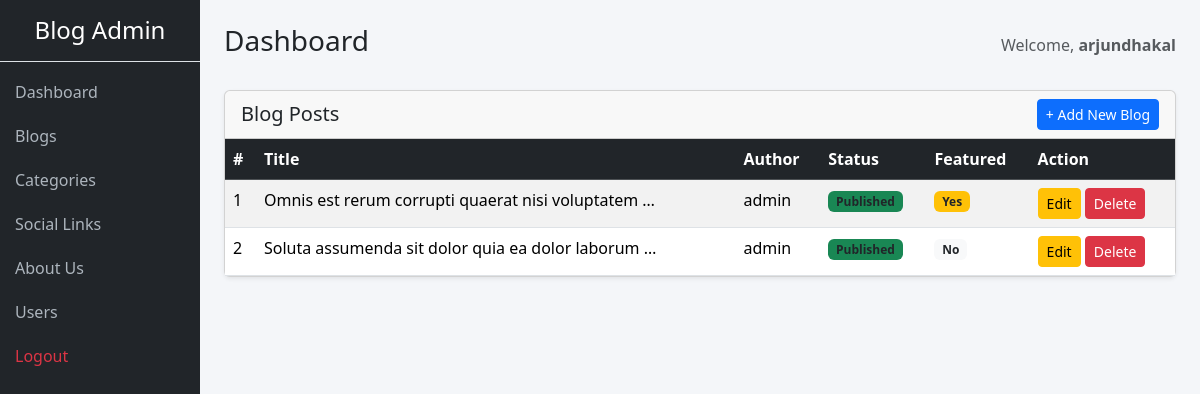
The page /dashboard/blogs/ (signed in) on the database its author committed.
### main/models.py (models this page shows, shortened)
class Blog(models.Model):
    title=models.CharField(max_length=200)
    slug=models.SlugField(max_length=200,unique=True)
    Category=models.ForeignKey(Category,on_delete=models.CASCADE)
    author=models.ForeignKey(User,on_delete=models.CASCADE)
    image=models.ImageField(upload_to='blogs_images/')
    short_description=models.TextField(max_length=300)
    blog_content=models.TextField()
    status=models.IntegerField(choices=STATUS_CHOICES,default=0)
    is_featured=models.BooleanField(default=False)
    created_at=models.DateTimeField(auto_now_add=True)
    updated_at=models.DateTimeField(auto_now=True)

### core/views.py (the view)
# urls.py: path('blogs/',blog_list,name='blog_list'),
def blog_list(request):
    blogs = Blog.objects.all()
    context = {
        'blogs': blogs
    }
    return render(request, 'blogs.html', context)

### core/templates/blogs.html
{% extends 'base.html' %}
{% block content %}
<div class="card shadow-sm">
    <div class="card-header d-flex justify-content-between align-items-center">
        <h5 class="mb-0">Blog Posts</h5>
        <a href="{% url 'add_blog' %}" class="btn btn-primary btn-sm">
            + Add New Blog
        </a>
    </div>
    <div class="card-body p-0">
        <table class="table table-striped table-hover mb-0">
            <thead class="table-dark">
                <tr>
                    <th>#</th>
                    <th>Title</th>
                    <th>Author</th>
                    <th>Status</th>
                    <th>Featured</th>
                    <th>Action</th>
                </tr>
            </thead>
            <tbody>
                {% for blog in blogs %}
                <tr>
                    <td>{{ forloop.counter }}</td>
                    <td>
                        {{ blog.title|truncatechars:50 }}
                    </td>
                    <td>{{ blog.author }}</td>
                    <td> {% if blog.status %}
                        <span class="badge bg-success text-dark">Published</span>
                        {% else %}
                        <span class="badge bg-secondary text-dark">Draft</span>
                        {% endif %}
                    </td>
                    <td>
                        {% if blog.is_featured %}
                            <span class="badge bg-warning text-dark">Yes</span>
                        {% else %}
                            <span class="badge bg-light text-dark">No</span>
                        {% endif %}
                    </td>
                    <td>
                        <a href="{% url 'update_blog' blog.id %}" class="btn btn-sm btn-warning">
                            Edit
                        </a>
                        <a href="{% url 'delete_blog' blog.id %}"
                           class="btn btn-sm btn-danger"
                           onclick="return confirm('Are you sure you want to delete this blog?')">
                            Delete
                        </a>
                    </td>
                </tr>
                {% empty %}
                <tr>
                    <td colspan="8" class="text-center py-3">
                        No blog posts found.
                    </td>
                </tr>
                {% endfor %}
            </tbody>
        </table>
    </div>
</div>
{% endblock %}

### core/templates/base.html (shortened to what this page needs)
{% load static %}
<!DOCTYPE html>
<html lang="en">
<head>
    <link href="https://cdn.jsdelivr.net/npm/bootstrap@5.3.2/dist/css/bootstrap.min.css" rel="stylesheet">
</head>
<body>
<div class="container-fluid">
    <div class="row">
        <div class="col-md-2 sidebar p-0">
            <h4 class="text-center py-3 border-bottom">Blog Admin</h4>
            <a href="{% url 'dashboard_home' %}">Dashboard</a>
            <a href="{% url 'blog_list' %}">Blogs</a>
            <a href="{% url 'cat_list' %}">Categories</a>
            <a href="{% url 'media_list' %}">Social Links</a>
            <a href="{% url 'about_list' %}">About Us</a>
            <a href="#">Users</a>
            <a href="{% url 'logout' %}" class="text-danger">Logout</a>
        </div>
        <div class="col-md-10 p-4">
            <div class="d-flex justify-content-between align-items-center mb-4">
                <h3>Dashboard</h3>
                <span class="text-muted">
                    Welcome, <strong>{{ user }}</strong>
                </span>
            </div>
            {% block content %}{% endblock %}
        </div>
    </div>
</div>
</body>
</html>

### core/templates/base.html (style rules this page uses)
body { background-color: #f4f6f9; }
.sidebar { min-height: 100vh; background: #212529; color: white; }
.sidebar a { color: #adb5bd; text-decoration: none; display: block; padding: 10px 15px; }

### rows shown on the page
Blog: title "Omnis est rerum corrupti quaerat nisi voluptatem …", author "admin", status "Published", is_featured "Yes"
Blog: title "Soluta assumenda sit dolor quia ea dolor laborum …", author "admin", status "Published", is_featured "No"

### other values the page prints
{{ user }} "arjundhakal"
